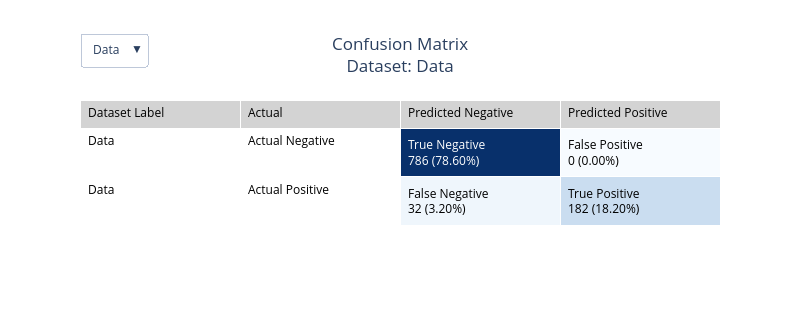

Notebook code for this chart:
### Markdown cell above
## Confusion Matrix as a Plotly Table

### Code cell
create_confusion_matrix(dataset_dict, max_cols=2, output_type='plotly_table')

### Figure 1 — Plotly figure (JSON) as saved in the notebook; plotly's stock layout.template omitted (floating-point values rounded to 4 significant figures)
{"data": [{"cells": {"align": "left", "fill": {"color": [["white", "white"], ["white", "white"], ["#08306b", "#eff6fc"], ["#f7fbff", "#caddf0"]]}, "font": {"color": [["black", "black"], ["black", "black"], ["white", "black"], ["black", "black"]]}, "values": [["Data", "Data"], ["Actual Negative", "Actual Positive"], ["True Negative<br>786 (78.60%)", "False Negative<br>32 (3.20%)"], ["False Positive<br>0 (0.00%)", "True Positive<br>182 (18.20%)"]]}, "header": {"align": "left", "fill": {"color": "lightgrey"}, "font": {"color": "black"}, "values": ["Dataset Label", "Actual", "Predicted Negative", "Predicted Positive"]}, "type": "table", "visible": true}], "layout": {"height": 330, "title": {"text": "Confusion Matrix<br>Dataset: Data", "x": 0.5}, "updatemenus": [{"buttons": [{"args": [{"visible": [true]}, {"title": "Confusion Matrix<br>Dataset: Data"}], "label": "Data", "method": "update"}], "direction": "down", "showactive": true, "x": 0, "xanchor": "left", "y": 1.45, "yanchor": "top"}], "width": 800}}
